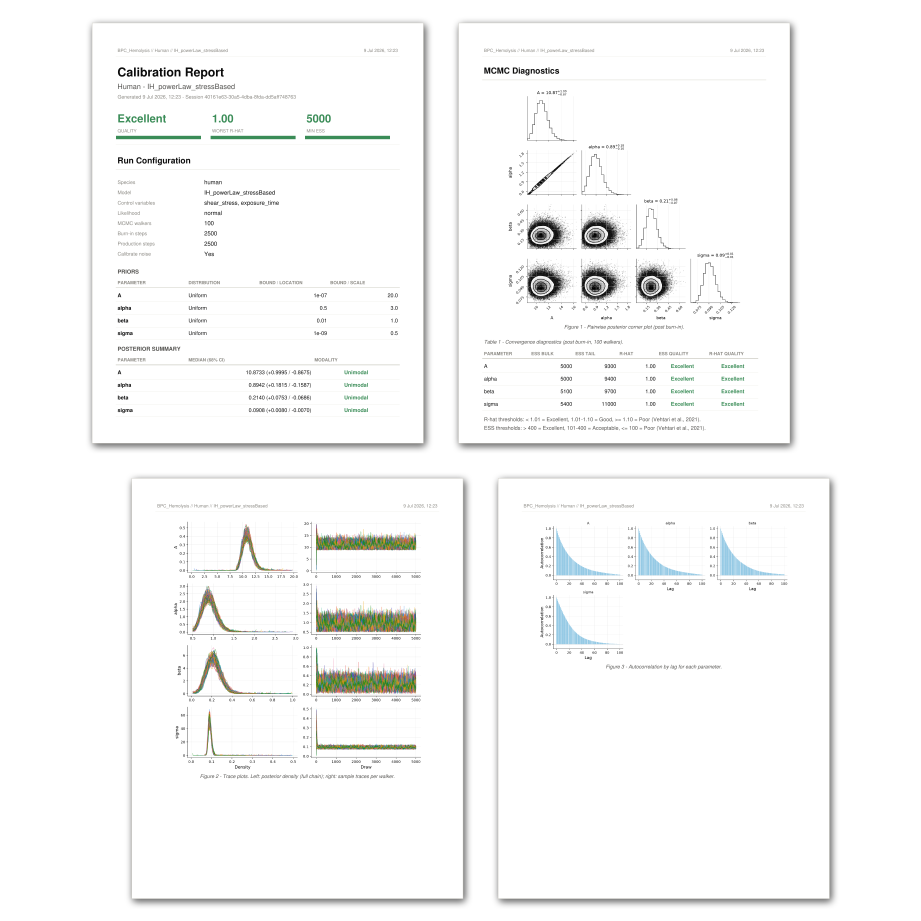
#> input picture assets/teaser/report_stack.png, 4604 x 4604 px (shown at 1/5 size)
$ python -i make_pdf_stack.py   (imports and definitions only)
#> lines starting #> are read from the running program, lines starting #| are printed output that depends on the picture; after the words box and inside, x2 and y2 are one past the last pixel; in counts of white or black regions, pixels touching at a corner belong together
#> further down, picture is the input picture: PIL image 4604x4604 RGB; mean R, G, B 248.1, 248.4, 248
#!/usr/bin/env python3
"""Render the pages of a report PDF to PNG and composite them as a 2x2 grid
(page 1, 2 on top; page 3, 4 below, shifted right) with drop shadows."""

import argparse
import subprocess
import tempfile
from pathlib import Path

from PIL import Image, ImageFilter, ImageOps

RENDER_DPI = 200
ROW2_OFFSET_FRAC = 0.12  # fraction of tile width the bottom row shifts right
GAP = 70                 # px between tiles, in both directions
MARGIN = 60
CONTENT_PAD = 60          # px kept below the last non-white content when trimming
WHITE_THRESHOLD = 250     # grayscale value above which a pixel counts as "blank"
FOOTER_EXCLUDE_PX = 130   # bottom band to ignore when searching for content (page-number footer lives here)
SHADOW_BLUR = 18
SHADOW_OFFSET = (10, 14)
SHADOW_OPACITY = 110  # 0-255
BORDER_WIDTH = 2
BORDER_COLOR = (210, 208, 200)


# [7 lines left out: function render_pages, not called in this run]


def crop_to_content(img: Image.Image) -> Image.Image:
    """Trim trailing blank space instead of a fixed fraction: find the lowest
    non-white pixel and cut just below it (plus padding), so pages with more
    content keep more of it and mostly-blank pages don't drag the whole thing
    out. The page-number footer sits right at the bottom of every page, so it
    gets excluded from the search first -- otherwise it alone would drag the
    bbox down to nearly the full page height regardless of real content."""
    searchable = img.crop((0, 0, img.width, max(1, img.height - FOOTER_EXCLUDE_PX)))
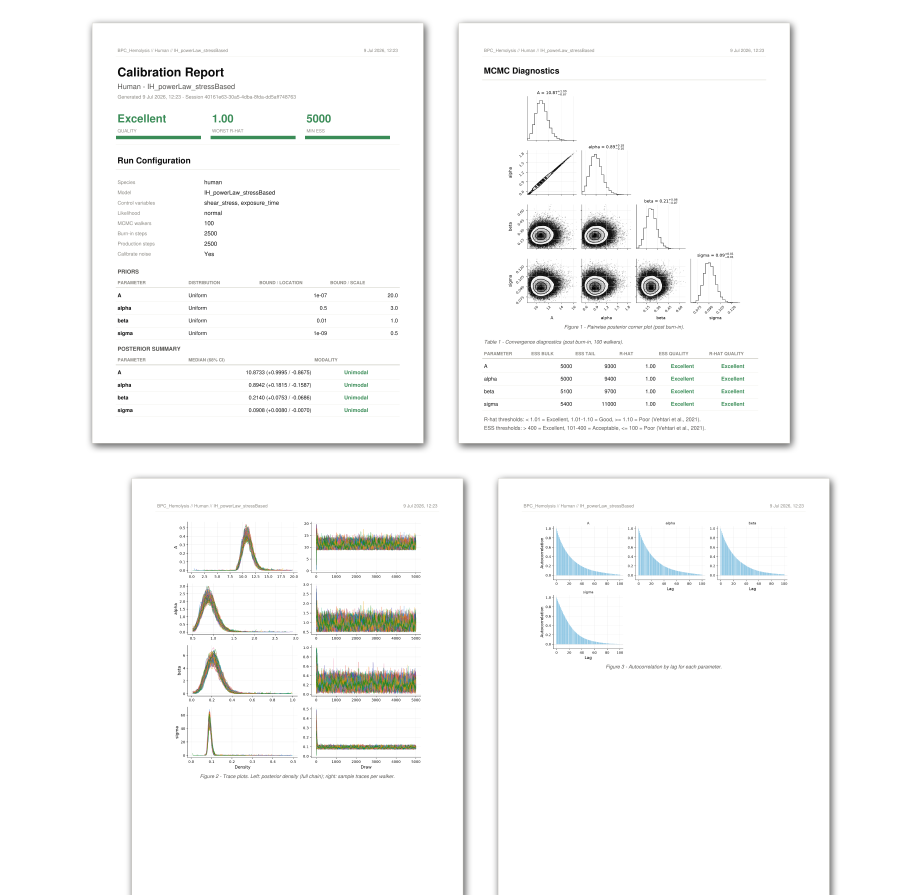
#> searchable: PIL image 4604x4474 RGB (shown at 1/5 size); mean R, G, B 248.3, 248.7, 248.2
    mask = searchable.convert("L").point(lambda p: 255 if p < WHITE_THRESHOLD else 0)
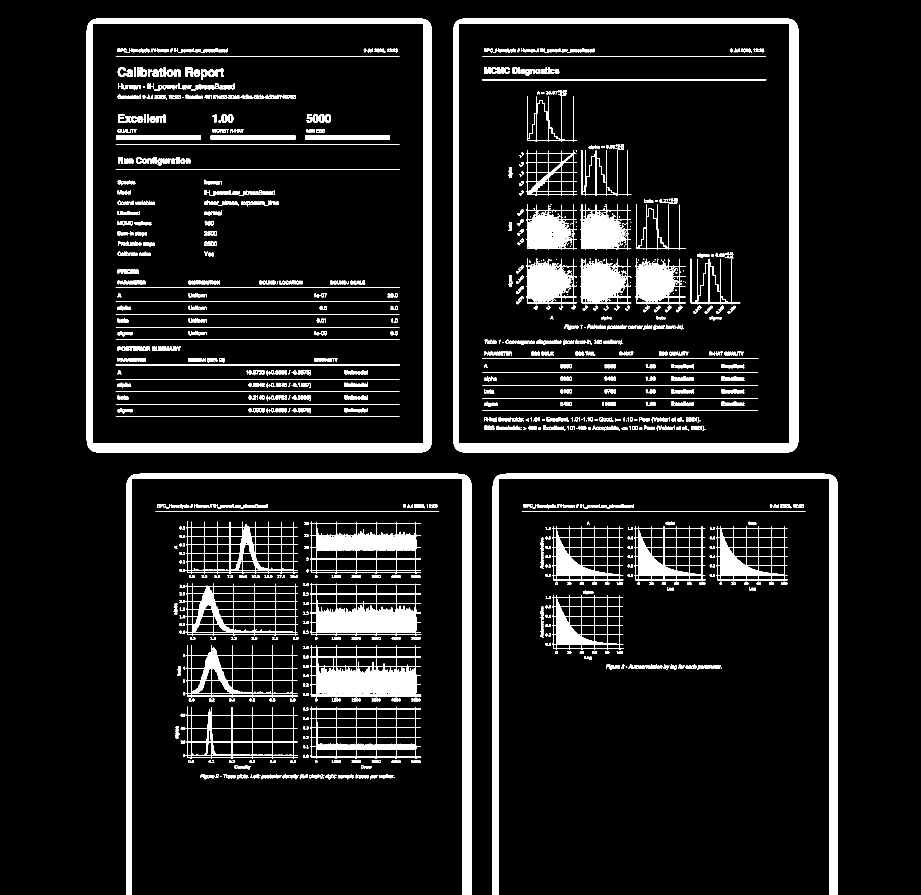
#> mask: PIL image 4604x4474 L (shown at 1/5 size); 8.6% white; 2527 white regions (451 under 20 px), largest, box (x1, y1, x2, y2) and area: (434, 92, 2160, 2263) 272324, (2266, 92, 3992, 2263) 272324, (632, 2369, 2358, 4474) 189718
    bbox = mask.getbbox()
#> bbox = (434, 92, 4190, 4474)
    if bbox is None:
        return img
    lower = min(img.height, bbox[3] + CONTENT_PAD)
#> lower = 4534
    return img.crop((0, 0, img.width, lower))
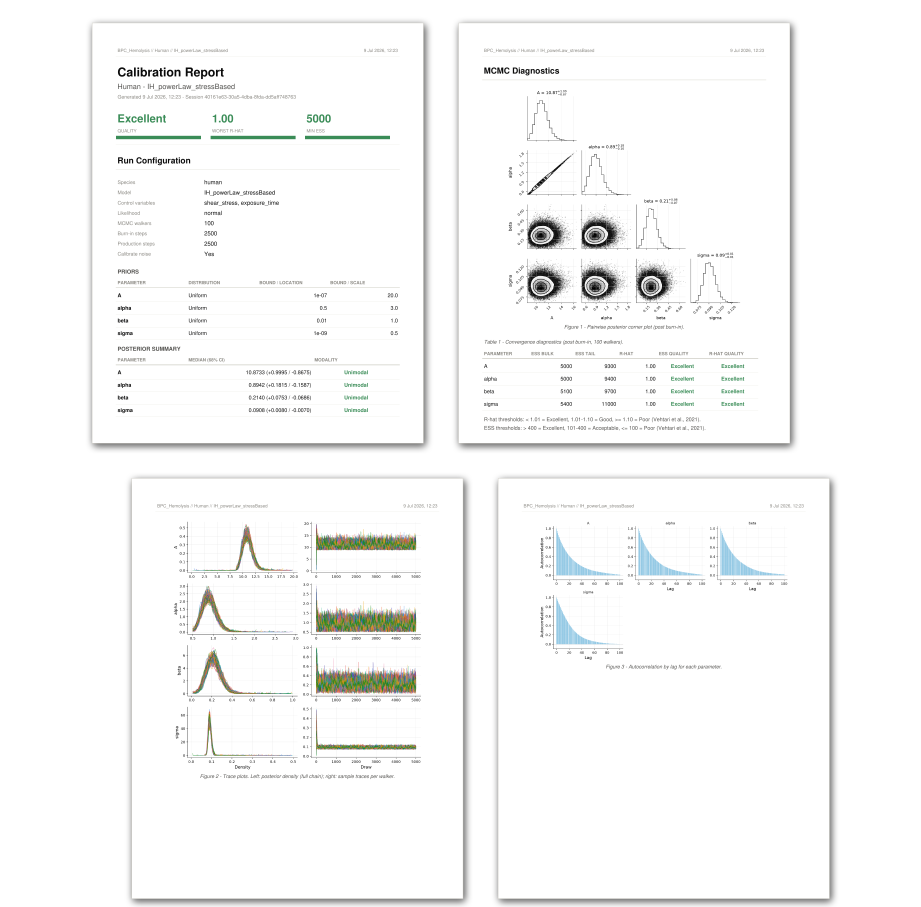
#> returned value: PIL image 4604x4534 RGB (shown at 1/5 size); mean R, G, B 248, 248.3, 247.9


# [82 lines left out: functions pad_to_height, add_shadow, build_grid, main, not called in this run]


# [2 lines not run here, left out]

>>> from PIL import Image
>>> picture = Image.open('../report_stack.png')
>>> result = crop_to_content(picture)
